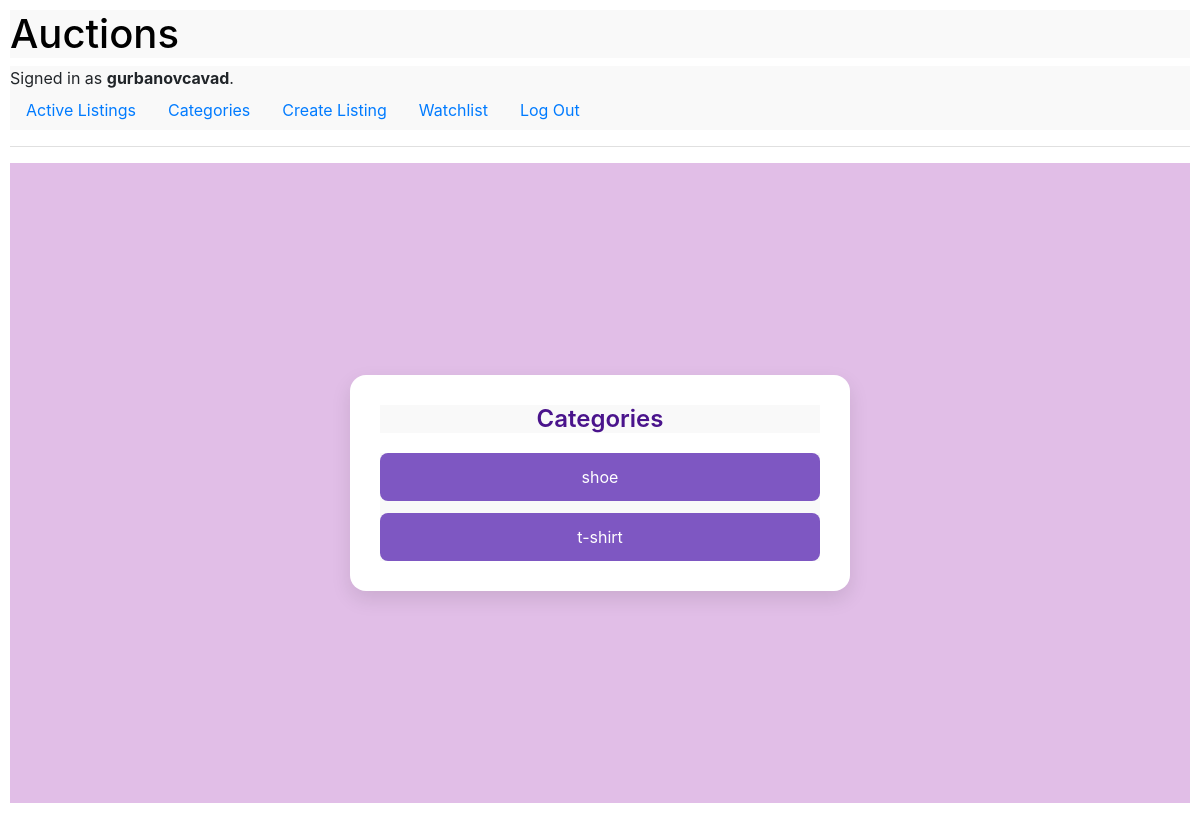
Screenshot of /view/categories/ (signed in) with the database file from the repository.
### auctions/models.py (models this page shows)
class User(AbstractUser):
    pass

class Category(models.Model):
    name = models.CharField(max_length=64, unique=True)
    def __str__(self):
        return self.name

### auctions/views.py (the view)
# urls.py: path('view/categories/', views.view_categories, name='categories'),
def view_categories(request):
    categories = Category.objects.all()
    context = {'categories': categories}
    return render(request, 'auctions/categories.html', context)

### auctions/templates/auctions/categories.html
{% extends 'auctions/layout.html' %}
{% block body %}
<div class="categories-container">
    <div class="categories-card">
        <h2 class="categories-title">Categories</h2>
        <div class="categories-list">
            {% for category in categories %}
                <a href="{% url 'category' category.id %}" class="category-item">{{ category }}</a>
            {% empty %}
                <div class="no-category">No category.</div>
            {% endfor %}
        </div>
    </div>
</div>
{% endblock %}

### auctions/templates/auctions/layout.html (shortened to what this page needs)
{% load static %}
<!DOCTYPE html>
<html lang="en">
    <head>
        <link rel="stylesheet" href="https://stackpath.bootstrapcdn.com/bootstrap/4.4.1/css/bootstrap.min.css">
        <link href="{% static 'auctions/styles.css' %}" rel="stylesheet">
    </head>
    <body>
        <a style="text-decoration: none; color: black;" href="{% url 'index' %}"><h1>Auctions</h1></a>
        <div>
            {% if request.user.is_authenticated %}
                Signed in as <strong>{{ user.username }}</strong>.
            {% else %}
                Not signed in.
            {% endif %}
        </div>
        <ul class="nav">
            <li class="nav-item">
                <a class="nav-link" href="{% url 'index' %}">Active Listings</a>
            </li>
            <li class="nav-item">
                <a class="nav-link" href="{% url 'categories' %}">Categories</a>
            </li>
            {% if user.is_authenticated %}
                <li class="nav-item">
                    <a class="nav-link" href="{% url 'create_listing' %}">Create Listing</a>
                </li>
                <li class="nav-item">
                    <a class="nav-link" href="{% url 'watch_list' %}">Watchlist</a>
                </li>
                <li class="nav-item">
                    <a class="nav-link" href="{% url 'logout' %}">Log Out</a>
                </li>
            {% endif %}
        </ul>
        <hr>
        {% block body %} {% endblock %}
    </body>
</html>

### auctions/static/auctions/styles.css (style rules this page uses)
* { box-sizing: border-box; margin: 0; padding: 0; background-color: #f9f9f9; }
body { padding: 10px; }
.categories-container { display: flex; justify-content: center; align-items: center; min-height: 80vh; background: #e1bee7; padding: 20px; }
.categories-card { background: #fff; padding: 30px; border-radius: 16px; box-shadow: 0 8px 20px rgba(0, 0, 0, 0.1); width: 100%; max-width: 500px; text-align: center; transition: transform 0.2s ease-in-out; }
.categories-title { font-size: 24px; color: #4a148c; margin-bottom: 20px; font-weight: 600; }
.categories-list { display: flex; flex-direction: column; gap: 12px; }
.category-item { display: block; padding: 12px; border-radius: 8px; background: #7e57c2; color: #fff; text-decoration: none; font-size: 16px; transition: background 0.3s ease, transform 0.2s ease; }

### rows the page displays
User: username "gurbanovcavad"
Category: name "shoe"
Category: name "t-shirt"
